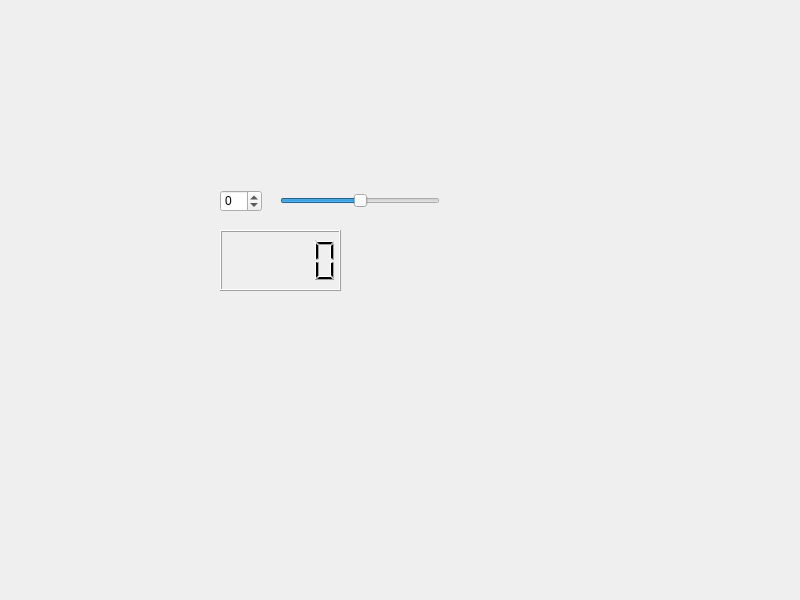
<?xml version="1.0" encoding="UTF-8"?>
<ui version="4.0">
 <class>Widget</class>
 <widget class="QWidget" name="Widget">
  <property name="geometry">
   <rect>
    <x>0</x>
    <y>0</y>
    <width>800</width>
    <height>600</height>
   </rect>
  </property>
  <property name="windowTitle">
   <string>Widget</string>
  </property>
  <widget class="QSpinBox" name="spinBox">
   <property name="geometry">
    <rect>
     <x>220</x>
     <y>190</y>
     <width>42</width>
     <height>22</height>
    </rect>
   </property>
   <property name="minimumSize">
    <size>
     <width>42</width>
     <height>22</height>
    </size>
   </property>
   <property name="minimum">
    <number>-100</number>
   </property>
   <property name="maximum">
    <number>100</number>
   </property>
  </widget>
  <widget class="QSlider" name="horizontalSlider">
   <property name="geometry">
    <rect>
     <x>280</x>
     <y>190</y>
     <width>160</width>
     <height>22</height>
    </rect>
   </property>
   <property name="minimum">
    <number>-100</number>
   </property>
   <property name="maximum">
    <number>100</number>
   </property>
   <property name="orientation">
    <enum>Qt::Orientation::Horizontal</enum>
   </property>
  </widget>
  <widget class="QLCDNumber" name="lcdNumber">
   <property name="geometry">
    <rect>
     <x>220</x>
     <y>230</y>
     <width>121</width>
     <height>61</height>
    </rect>
   </property>
  </widget>
 </widget>
 <resources/>
 <connections>
  <connection>
   <sender>spinBox</sender>
   <signal>valueChanged(int)</signal>
   <receiver>horizontalSlider</receiver>
   <slot>setValue(int)</slot>
   <hints>
    <hint type="sourcelabel">
     <x>231</x>
     <y>194</y>
    </hint>
    <hint type="destinationlabel">
     <x>300</x>
     <y>199</y>
    </hint>
   </hints>
  </connection>
  <connection>
   <sender>horizontalSlider</sender>
   <signal>valueChanged(int)</signal>
   <receiver>spinBox</receiver>
   <slot>setValue(int)</slot>
   <hints>
    <hint type="sourcelabel">
     <x>304</x>
     <y>204</y>
    </hint>
    <hint type="destinationlabel">
     <x>241</x>
     <y>207</y>
    </hint>
   </hints>
  </connection>
  <connection>
   <sender>spinBox</sender>
   <signal>valueChanged(int)</signal>
   <receiver>lcdNumber</receiver>
   <slot>display(int)</slot>
   <hints>
    <hint type="sourcelabel">
     <x>251</x>
     <y>201</y>
    </hint>
    <hint type="destinationlabel">
     <x>250</x>
     <y>430</y>
    </hint>
   </hints>
  </connection>
 </connections>
</ui>
